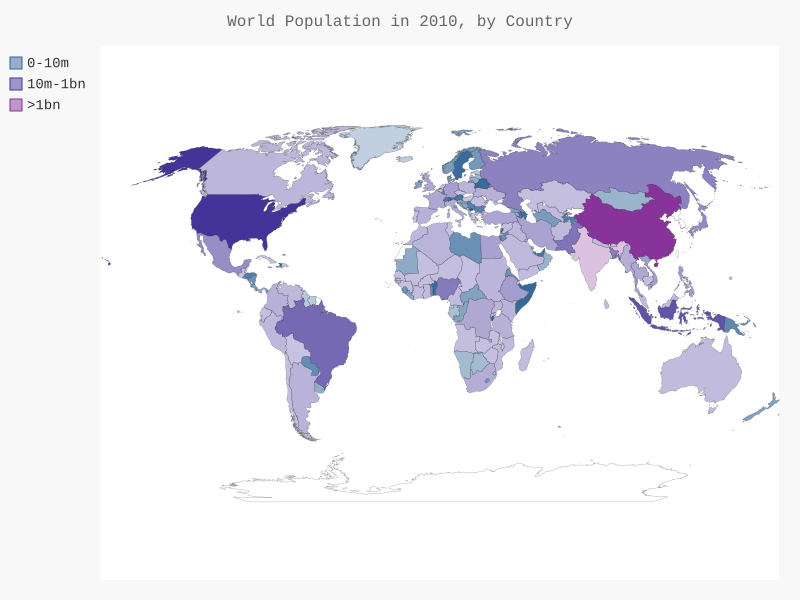

The script that drew this image:
import json

import pygal.maps.world
from pygal.style import RotateStyle, LightColorizedStyle

from country_codes import get_country_code

# Load the data into a list.
filename = 'population_data.json'
with open(filename) as f:
    pop_data = json.load(f)

# Build a dictionary of population data.
cc_populations = {}
for pop_dict in pop_data:
    if pop_dict['Year'] == '2010':
        country_name = pop_dict['Country Name']
        population = int(float(pop_dict['Value']))
        code = get_country_code(country_name)
        if code:
            cc_populations[code] = population
        else:
            print(country_name)

# Group the countries into 3 population levels.
cc_pops_1, cc_pops_2, cc_pops_3 = {}, {}, {}
for cc, pop in cc_populations.items():
    if pop < 10000000:
        cc_pops_1[cc] = pop
    elif pop < 1000000000:
        cc_pops_2[cc] = pop
    else:
        cc_pops_3[cc] = pop

# See how many countries are in each level.
print(len(cc_pops_1), len(cc_pops_2), len(cc_pops_3))

wm_style = RotateStyle('#336699', base_style=LightColorizedStyle)
wm = pygal.maps.world.World(style=wm_style)
wm.title = 'World Population in 2010, by Country'
wm.add('0-10m', cc_pops_1)
wm.add('10m-1bn', cc_pops_2)
wm.add('>1bn', cc_pops_3)

wm.render_to_file('world_population.svg')
